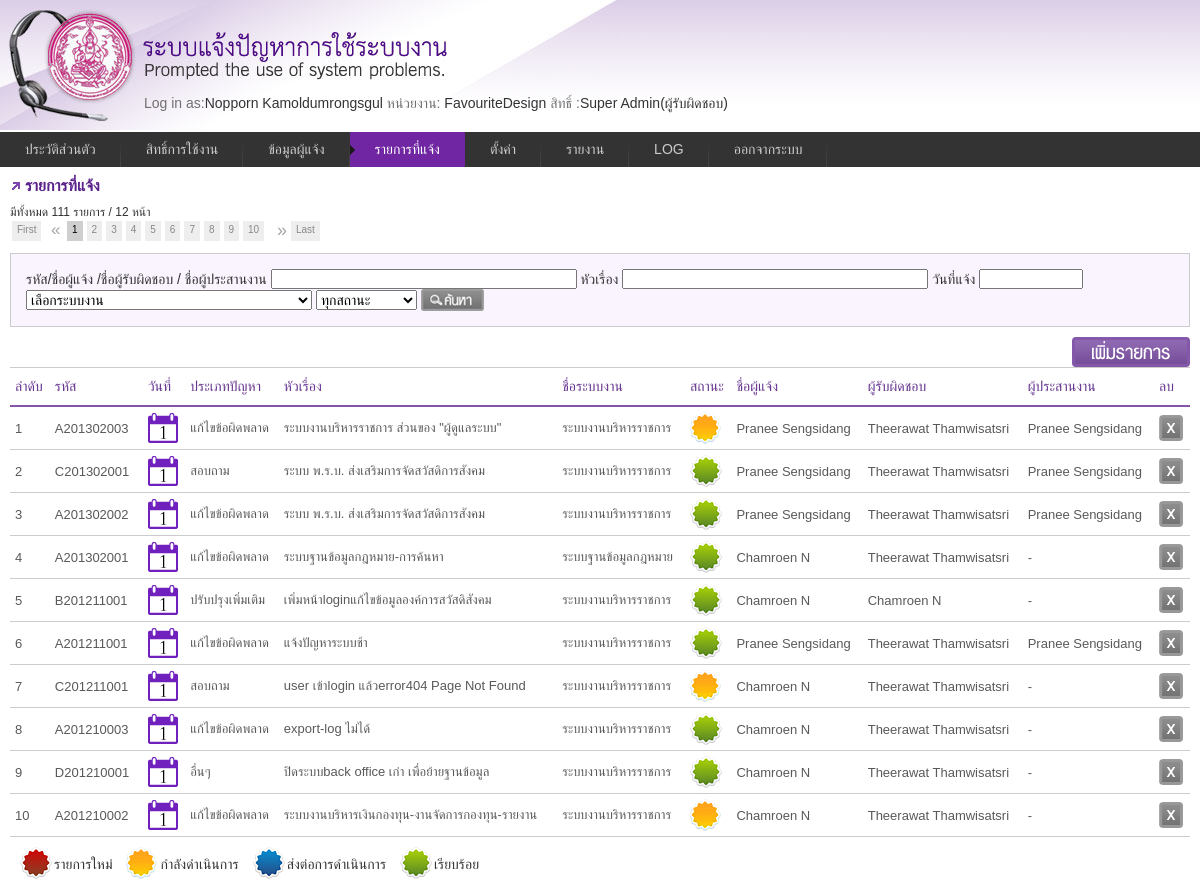
Page /request_list.php (signed in) on the earlier database version.
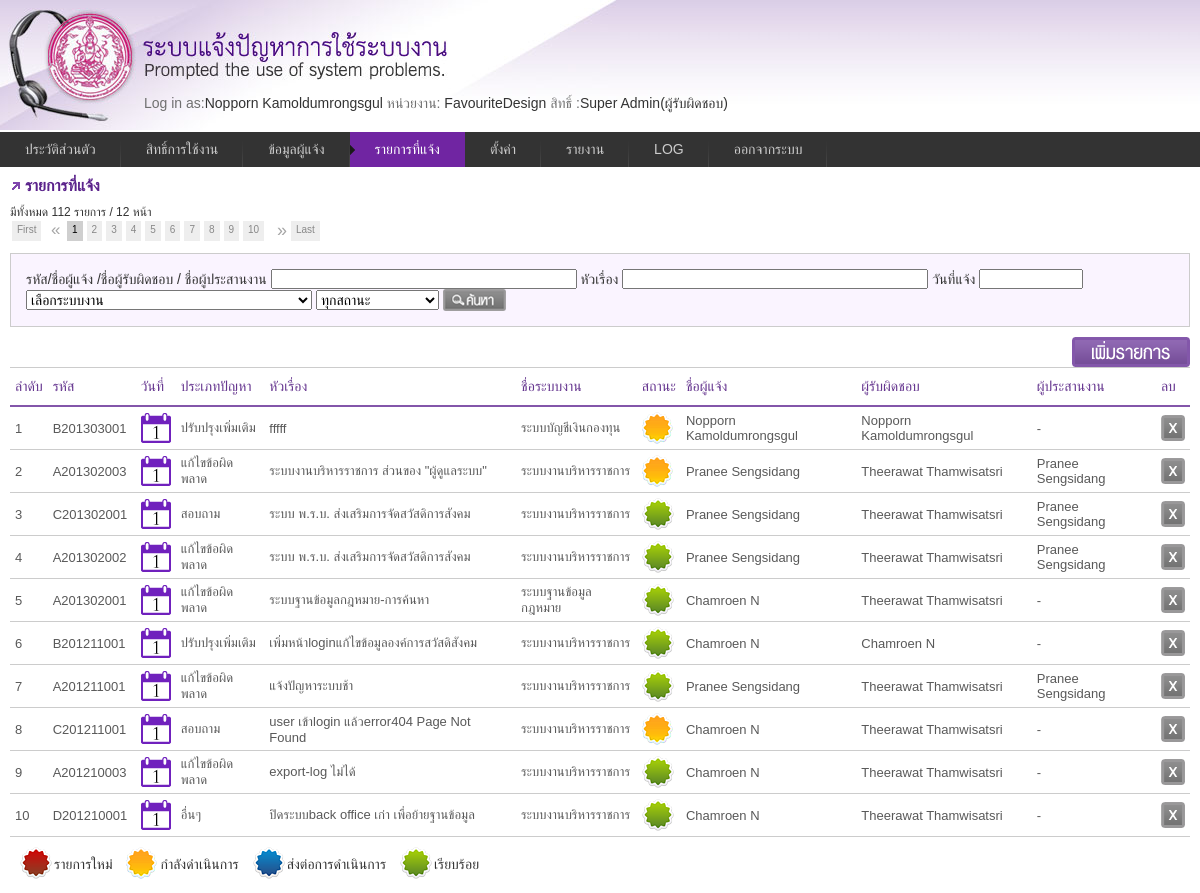
Same page on the later database version.
### tables this page shows
CREATE TABLE `informent` (
  `ID` int(11) NOT NULL auto_increment,
  `Code` varchar(10) default NULL,
  `Name` varchar(50) default NULL,
  `lastname` varchar(50) default NULL,
  `usertypeid` int(11) default NULL,
  `UserGroupID` int(11) default NULL,
  `DepartmentID` int(11) default NULL,
  `DivisionID` int(11) default NULL,
  `GroupID` int(11) default NULL,
  `HumanType` int(11) default NULL,
  `IdCard` varchar(17) default NULL,
  `Tel` varchar(11) default NULL,
  `Email` varchar(255) default NULL,
  `Password` varchar(50) default NULL,
  `DateRegister` datetime default NULL,
  PRIMARY KEY  (`ID`)
);

CREATE TABLE `usergroup` (
  `ID` int(10) NOT NULL auto_increment,
  `Code` varchar(10) default NULL,
  `UserGroupName` varchar(50) default NULL,
  `UserDate` date default NULL,
  `CanAccessAll` char(10) default NULL,
  `level` char(1) default NULL,
  PRIMARY KEY  (`ID`)
);

CREATE TABLE `request_lists` (
  `id` int(11) NOT NULL auto_increment,
  `code` varchar(20) default NULL,
  `problemtype` varchar(40) default NULL,
  `title` varchar(255) default NULL,
  `status` varchar(30) default NULL,
  `chk_send` varchar(255) default NULL,
  `system_note` longtext,
  `response_note` longtext,
  `coordinator_note` longtext,
  `send_note` longtext,
  `active_date` datetime default NULL,
  `send_date` datetime default NULL,
  `new_date` datetime default NULL,
  `operation_date` datetime default NULL,
  `complete_date` datetime default NULL,
  `systemid` int(11) default NULL,
  `orderid` int(11) default NULL,
  `responsibleid` int(11) default NULL,
  `coordinatorid` int(11) default NULL,
  `ownid` int(11) default NULL,
  `service` varchar(255) default NULL,
  `system_success` char(1) default NULL,
  `response_success` char(1) default NULL,
  `operation_detail` text,
  `result` text,
  `test` text,
  `future` text,
  `admin_id` int(11) default NULL,
  `rso_name` varchar(255) default NULL,
  `rso_date` date default NULL,
  `rso_channel` varchar(255) default NULL,
  PRIMARY KEY  (`id`)
);

CREATE TABLE `problemtype` (
  `ID` int(11) NOT NULL auto_increment,
  `Code` varchar(255) default NULL,
  `ProblemName` varchar(255) default NULL,
  `abbr` char(50) default NULL,
  PRIMARY KEY  (`ID`)
);

CREATE TABLE `system` (
  `ID` int(10) NOT NULL auto_increment,
  `Code` varchar(10) default NULL,
  `SystemName` varchar(200) default NULL,
  `name_eng` varchar(255) default NULL,
  PRIMARY KEY  (`ID`)
);

CREATE TABLE `problemstatus` (
  `id` int(11) NOT NULL auto_increment,
  `name` varchar(255) default NULL,
  `img` varchar(255) default NULL,
  PRIMARY KEY  (`id`)
);

### include/function.php (called while the page is built, shortened)
<?php
function GetData($tablename, $id)
{
    if($id!='' && $tablename !='')
    {
      $result = mysql_query("SELECT * FROM ".$tablename." WHERE ID=".$id) or die("Error".mysql_error());
      $row = mysql_fetch_array($result);
    }
    return @$row;
}
function DB2Date($Dt)
{
		if($Dt!=NULL && $Dt!="0000-00-00 00:00:00"){
			list($date,$time) = explode(" ",$Dt);
			list($y,$m,$d)   = explode("-",$date);
			return $d."/".$m."/".($y+543);
		}else{
			return "-"; }
}
function GetProblemType($id){
	$result=mysql_query("select problemname FROM problemtype where id=".$id);
	$item=mysql_fetch_assoc($result);
	return $item['problemname'];
}
function GetSystem($id,$ch){
	$sql="select b.systemname as name,b.id as id from request_lists a";
	$sql=$sql." left join system b on a.systemid=b.id";
    $sql=$sql." where a.id='".$id."'";
	$result=mysql_query($sql);
	$item=mysql_fetch_assoc($result);
	if($ch){
		return $item['name'];
	}else{
		return $item['id'];
	}
}
function GetProblemStatus($id,$ch=FALSE){
	$result=mysql_query("SELECT img,name FROM problemstatus WHERE id=".$id);
	$item=mysql_fetch_assoc($result);
	if($ch) {return $item['img'];}else{return $item['name'];}
}
function GetUser($id,$ch,$bool=false){
	switch ($ch){
		case "order":
			$sql="select concat(name,' ',lastname) as name,tel from request_lists a ";
			$sql.=" inner join  informent b on a.orderid=b.id  group by b.name,a.orderid HAVING a.orderid=".$id;
			$result=mysql_query($sql);
			$item=mysql_fetch_assoc($result);
			return $item;
		case "response":
			$sql="select concat(name,' ',lastname) as name,tel from request_lists a ";
			$sql .=" inner join  informent b on a.responsibleid=b.id  group by b.name,a.responsibleid HAVING a.responsibleid=".$id;
			$result=mysql_query($sql);
			$item=mysql_fetch_assoc($result);
			if($bool){
				return $item['tel'];
			}else {return $item['name'];}
		case "coor":
			$sql="select concat(name,' ',lastname) as name from request_lists a ";
			$sql.=" inner join  informent b on a.coordinatorid=b.id  group by b.name,a.coordinatorid having a.coordinatorid=".$id;
			$result=mysql_query($sql);
			$item=mysql_fetch_assoc($result);
			return $item['name'];
	}
}
function GetUserType($id){
	 $type=array("","ผู้รับผิดชอบ","ผู้ประสานงาน ","เจ้าของระบบ","ผู้ใช้งาน");
	 return $type[$id];
}
function GetDiv($id,$type=false){
	$type=($type==false)?"orderid":$type;
	$sql="select c.divisionname as name from request_lists a";
	$sql=$sql." inner join informent  b on a.".$type."=b.id";
	$sql=$sql." inner join division c on b.divisionid=c.id";
	$sql=$sql." group by c.divisionname,a.".$type.",c.id,b.id,b.divisionid having a.".$type."=".$id;
	$result=mysql_query($sql);
	$item=mysql_fetch_assoc($result);
	return $item['name'];
}
?>

### request_list/list.php (the view, shortened to what the rows shown need)
<?php
	$p_name=(@$_GET['name']!="")?" and (a.code='".$_GET['name']."' or coordinatorid in(select id from informent where name LIKE '%".$_GET['name']."%') or responsibleid in (select id from informent where name LIKE '%".$_GET['name']."%') or orderid in(select id from informent where name LIKE '%".$_GET['name']."%') )" :"";
	$p_system=(@$_GET['s_system']!="")?" and systemid='".$_GET['s_system']."'" :"";
	$p_newdate=(@$_GET['new_date']!="")?" and substr(new_date,1,10)='".DateTH2DB($_GET['new_date'])."'" :"";
	$p_status=(@$_GET['s_status']!="")?" and status='".$_GET['s_status']."'" :"";
	$p_title=(@$_GET['title']!="")? " and title LIKE'%".$_GET['title']."%'":"";
?>
<?php
	   if($_SESSION['usertype']=='4'){
		   $sql="select a.*,b.* from request_lists a";
		   $sql .=" left join informent b on a.orderid=b.id ";
		   $sql .=" where a.systemid in(select b.systemid from informent c";
		   $sql .=" left join user_systems b on c.id=b.userid)";
		   $sql .=" and a.orderid='".@$_SESSION["id"]."' ".$p_name.$p_system.$p_newdate.$p_status.$p_title;
	   }else if($_SESSION['usertype']=='1' ){
		    $sql="select a.*,b.* from request_lists a";
		   	$sql .=" left join informent b on a.responsibleid=b.id ";
		   	$sql .=" where a.systemid in(select b.systemid from informent c";
		   	$sql .=" left join user_systems b on c.id=b.userid where b.userid='".@$_SESSION['id']."')".$p_name.$p_system.$p_newdate.$p_status.$p_title;
	   }else if ($_SESSION['usertype']=='2'){
			   $sql  ="select a.*,b.* from request_lists a";
			   $sql .=" left join informent b on a.coordinatorid=b.id ";
			   $sql .=" where a.systemid in(select b.systemid from informent c";
		   	   $sql .=" left join user_systems b on c.id=b.userid where b.userid='".$_SESSION['id']."')".$p_name.$p_system.$p_newdate.$p_status.$p_title;
	   }
			$view="select canaccessall from usergroup where canaccessall='1' and id=".$_SESSION['usergroupid'];
			$result=mysql_query($view) or die ("Error:".mysql_error());
			$item=mysql_fetch_assoc($result);
				if($_SESSION['usergroupid']=="2"){
						$sql="select a.* from request_lists a ";
						$sql .=" where  systemid in(select b.systemid from informent c left join user_systems b on c.id=b.userid where b.userid='".$_SESSION['id']."')";
						$sql .=$p_name.$p_system.$p_newdate.$p_status.$p_title;
				}else{
					if($item['canaccessall']=="1"){
						$sql="select a.* from request_lists a ";
						$sql .=" where  systemid in(select b.systemid from informent c left join user_systems b on c.id=b.userid where b.userid='".$_SESSION['id']."')";
						$sql .=$p_name.$p_system.$p_newdate.$p_status.$p_title;
					}
				}
	  $per_page=10;
                $page= @$_GET['page']!='' ? @$_GET['page'] : 1;
                        $page_start = ( $per_page * $page) - $per_page;
                 $sql .= "  ORDER BY a.id DESC  LIMIT $page_start, $per_page";
                $result_1 = mysql_query($sql) or die("Invalid query: " . mysql_error());
?>
<table class="tblist" >
<tr>
  <th>ลำดับ</th>
  <th>รหัส</th>
  <th>วันที่</th>
  <th>ประเภทปัญหา</th>
  <th>หัวเรื่อง</th>
  <th>ชื่อระบบงาน</th>
  <th>สถานะ</th>
   <?php if($_SESSION['usertype']=='1' || $_SESSION['usertype']=='2' ): ?>
  <th>ชื่อผู้แจ้ง</th>
  <th>ผู้รับผิดชอบ</th>
  <th>ผู้ประสานงาน</th>
  <?php endif; ?>
  <th>ลบ</th>
  </tr>
<?php
	$i = ($page -1)* $per_page;
	while($item=mysql_fetch_assoc($result_1)):
	$i++;
  ?>
<tr >
  <td onclick="window.location='request_list.php?act=form&id=<?php echo $item['id']?>'" style="cursor:pointer;"><?php echo $i; ?></td>
  <td onclick="window.location='request_list.php?act=form&id=<?php echo $item['id']?>'" style="cursor:pointer;"><?php echo $item['code'];?>&nbsp;</td>
  <td onclick="window.location='request_list.php?act=form&id=<?php echo $item['id']?>'" style="cursor:pointer;">
  	<img src="images/calendar_ico.gif" width="30" height="30" title="แจ้งใหม่:<?php echo DB2Date($item['new_date'])?> <br> ดำเนินการ: <?php echo DB2Date($item['operation_date']) ?> <br> ส่งการดำเนินงาน :<?php echo DB2Date($item['send_date']) ?><br> แก้ไขเรียบร้อย: <?php echo DB2Date($item['complete_date'])?>" class="vtip"/>
  </td>
  <td onclick="window.location='request_list.php?act=form&id=<?php echo $item['id']?>'" style="cursor:pointer;"><?php echo GetProblemType($item['problemtype']); ?></td>
  <td onclick="window.location='request_list.php?act=form&id=<?php echo $item['id']?>'" style="cursor:pointer;"><?php echo trim($item['title']) ?></td>
  <td onclick="window.location='request_list.php?act=form&id=<?php echo $item['id']?>'"style="cursor:pointer;"><?php echo GetSystem($item['id'],true) ?></td>
  <td onclick="window.location='request_list.php?act=form&id=<?php echo $item['id']?>'" style="cursor:pointer;">
  	<img src="images/<?php  echo GetProblemStatus($item['status'],true);  ?>" width="32" height="32" title="<?php  echo GetProblemStatus($item['status'],false);  ?>" class="vtip" />
  </td>
  <?php if($_SESSION['usertype']=='1' || $_SESSION['usertype']=='2' ): ?>
  <td onclick="window.location='request_list.php?act=form&id=<?php echo $item['id']?>'" style="cursor:pointer;">
  	<?php $rs=GetUser($item['orderid'],'order')?><span title="หน่วยงาน :<?php echo GetDiv($item['orderid'])?><br>เบอร์ติดต่อ :<?php echo $rs['tel']?>" class="vtip"><?php echo $rs['name']; ?></span>
  </td>
  <td onclick="window.location='request_list.php?act=form&id=<?php echo $item['id']?>'" style="cursor:pointer;"><?php echo GetUser($item['responsibleid'],'response')?></td>
  <td onclick="window.location='request_list.php?act=form&id=<?php echo $item['id']?>'" style="cursor:pointer;"><?php echo ($item['coordinatorid']==0)?"-": GetUser($item['coordinatorid'],'coor');?></td>
  <?php endif; ?>
  <td>
  <?php  if($item['status']!="1" && ($_SESSION["usergroupid"]!="2" || $_SESSION["usertype"]!="1")){?>
  <?php }else { ?>
  <input type="submit" name="delbutton" id="delbutton" value="" class="btn_delete" onclick="ConfirmDelete('request_list.php?act=delete&id=<?php  echo $item['id'];?>');" />
  <?php } ?>
  </td>
  </tr>
<tr>
<?php endwhile; ?>
</table>

### _menu.php (shortened to what the rows shown need)
<?
$currentUser = GetData("informent",$_SESSION['id']);
$group = GetData("usergroup",$_SESSION["usergroupid"]);
$agen=GetAgencie($_SESSION["id"]);
?>
<div id="head">
<div style="padding:95px 0 0 144px;">
<span class="gray">Log in as:</span><?php echo $currentUser['Name']." ".$currentUser['lastname'];?>
<span class="gray"> หน่วยงาน:</span>
<?php  if($_SESSION["usergroupid"]=="2"){
			$agen="FavouriteDesign";
		}
			echo $agen;
?>
<span class="gray"> สิทธิ์ :</span><?php echo $group['UserGroupName']; ?>(<?php echo GetUserType($_SESSION["usertype"]); ?>)</div>
</div>

Differences in the rows shown:
no longer on this page (row unchanged): request_lists: code "A201210002", problemtype.ProblemName "แก้ไขข้อผิดพลาด", title "ระบบงานบริหารเงินกองทุน-งานจัดการกองทุน-รายงาน", id.SystemName "ระบบงานบริหารราชการ", status.img (picture), name "Chamroen N", responsibleid "Theerawat Thamwisatsri"
added request_lists: code "B201303001", problemtype.ProblemName "ปรับปรุงเพิ่มเติม", title "fffff", id.SystemName "ระบบบัญชีเงินกองทุน", status.img (picture), name "Nopporn Kamoldumrongsgul", responsibleid "Nopporn Kamoldumrongsgul"
Other differences:
$num_rows: "111" → "112"
